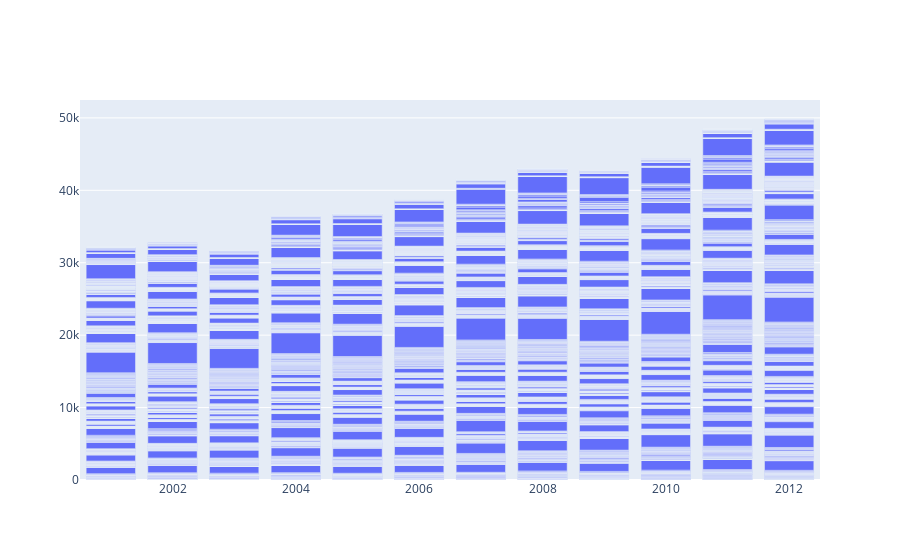

The notebook cell this image was saved under:
### Code cell
year_vs_crimerates_plot('RAPE')

### Figure 1 — Plotly figure (JSON) as saved in the notebook; plotly's stock layout.template omitted (floating-point values rounded to 4 significant figures; data arrays with more than 128 entries replaced by an {"elided": "..."} marker saying what was removed)
{"data": [{"name": "DATA", "type": "bar", "x": {"elided": "9017 int values"}, "y": {"elided": "9017 int values"}}], "layout": {}}
